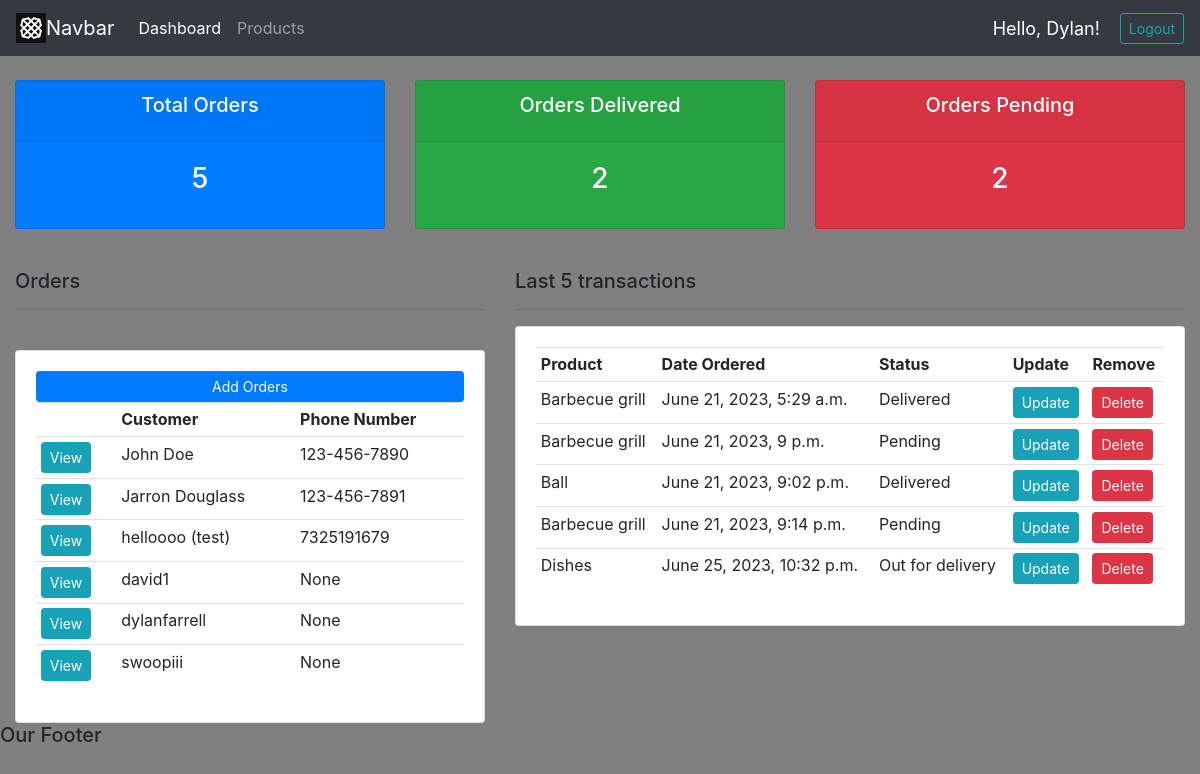
The app's page / (signed in) with its own data.
### accounts/models.py (models this page shows, shortened)
class Customer(models.Model):
	user = models.OneToOneField(User, null=True, blank=True, on_delete=models.CASCADE)
	name = models.CharField(max_length=200, null=True)
	phone = models.CharField(max_length=200, null=True)
	email = models.CharField(max_length=200, null=True)
	profile_pic = models.ImageField(default="profile1.png", null=True, blank=True)
	date_created = models.DateTimeField(auto_now_add=True, null=True)

class Order(models.Model):
	STATUS = (
			('Pending', 'Pending'),
			('Out for delivery', 'Out for delivery'),
			('Delivered', 'Delivered'),
			)
	customer = models.ForeignKey(Customer, null=True, on_delete= models.SET_NULL)
	product = models.ForeignKey(Product, null=True, on_delete= models.SET_NULL)
	date_created = models.DateTimeField(auto_now_add=True, null=True)
	status = models.CharField(max_length=200, null=True, choices=STATUS)
	note = models.CharField(max_length=1000, null=True)

class Product(models.Model):
	CATEGORY = (
			('Indoor', 'Indoor'),
			('Out Door', 'Out Door'),
			)
	name = models.CharField(max_length=200, null=True)
	price = models.FloatField(null=True)
	category = models.CharField(max_length=200, null=True, choices=CATEGORY)
	description = models.CharField(max_length=200, null=True, blank=True)
	date_created = models.DateTimeField(auto_now_add=True, null=True)
	tags = models.ManyToManyField(Tag)
	def __str__(self):
		return self.name

### accounts/decorators.py (the view)
	def wrapper_function(request, *args, **kwargs):
		group = None
		if request.user.groups.exists():
			group = request.user.groups.all()[0].name
		if group == 'customer':
			return redirect('user-page')
		if group == 'admin':
			return view_func(request, *args, **kwargs)

### accounts/views.py (called while the page is built)
@login_required(login_url='login')
@admin_only
def home(request):
	orders = Order.objects.all()
	customers = Customer.objects.all()
	total_customers = customers.count()
	total_orders = orders.count()
	delivered = orders.filter(status='Delivered').count()
	pending = orders.filter(status='Pending').count()
	context = {'orders':orders, 'customers':customers,
	'total_orders':total_orders,'delivered':delivered,
	'pending':pending }
	return render(request, 'accounts/dashboard.html', context)

### accounts/templates/accounts/dashboard.html
{% extends 'accounts/main.html'%}
{% block content %}
{% include 'accounts/status.html' %}
<br>
<div class="row">
    <div class = "col-md-5">
        <h5>Orders</h5>
        <hr>
        <br>
            <div class="card card-body">
                <a class="btn btn-primary btn-sm btn-block" href="">Add Orders</a>
            <table class="table table-sm">
                <tr>
                    <th></th>
                    <th>
                        Customer
                    </th>
                    <th>
                        Phone Number
                    </th>
                    </tr>
                    {% for customer in customers %}
                    <tr>
                        <td><a class="btn btn-sm btn-info" href="{% url 'customer' customer.id %}">View</a></td>
                        <td>{{customer.name}}</td>
                        <td>{{customer.phone}}</td>
                    </tr>
                    {% endfor %}
            </table>
            </div>
          </div>
<div class="col-md-7">
    <h5>Last 5 transactions</h5>
    <hr>
    <div class="card card-body">
        <table class="table table-sm">
            <tr>
                <th>Product</th>
                <th>Date Ordered</th>
                <th>Status</th>
                <th>Update</th>
                <th>Remove</th>
            </tr>
            {% for order in orders %}
                    <tr>
                        <td>{{order.product}}</td>
                        <td>{{order.date_created}}</td>
                        <td>{{order.status}}</td>
                        <td><a class="btn btn-sm btn-info" href="{% url 'update_order' order.id %}">Update</a></td>
                        <td><a class="btn btn-sm btn-danger" href="{% url 'delete_order' order.id %}">Delete</a></td>
                    </tr>
                    {% endfor %}
        </table>
</div>
</div>
{% endblock %}

### accounts/templates/accounts/main.html (shortened to what this page needs)
{% load static %}
<!DOCTYPE html>
<html lang="en">
    <head>
        <link rel="stylesheet" href="https://cdn.jsdelivr.net/npm/bootstrap@4.3.1/dist/css/bootstrap.min.css">
        <link rel="stylesheet" type="text/css" href="{% static '/css/main.css' %}">
    </head>
    <body>
        {% include 'accounts/navbar.html' %}
        <div class="container-fluid">
        {% block content %}
        {% endblock %}
        <h5>Our Footer</h5>
    </body>
</html>

### accounts/templates/accounts/navbar.html (shortened to what this page needs)
 {% load static %}
 <nav class="navbar navbar-expand-lg navbar-dark bg-dark">
    <img src="{% static '/images/logo.jpeg' %}" width="30" height="30" class="d-inline-block align-top" alt="">
    <a class="navbar-brand" href="#">Navbar</a>
    <div class="collapse navbar-collapse" id="navbarNavDropdown">
      <ul class="navbar-nav">
        {% if request.user.is_staff %}
        <li class="nav-item active">
          <a class="nav-link" href="{% url 'home' %}">Dashboard <span class="sr-only">(current)</span></a>
        </li>
        <li class="nav-item">
          <a class="nav-link" href="{% url 'products' %}" onclick="">Products</a>
        </li>
        {% else %}
        <li class="nav-item">
          <a class="nav-link" href="{% url 'account' %}">Settings</a>
        </li>
        {% endif %}
      </ul>
    </div>
    <span class="hello-msg">
      Hello, {{request.user}}!
    </span>
    <span>
      <a class="btn btn-outline-info btn-sm" href="{% url 'logout' %}">Logout</a>
    </span>
  </nav>

### accounts/templates/accounts/status.html
<br>
    <div class="row">
    <div class="col">
        <div class="card text-center text-white mb-3" id="total-orders">
            <div class="card-header">
                <h5 class="card-title">Total Orders</h5>
                </div>
        <div class="card-body">
            <h3 class="card-title">{{total_orders}}</h3>
            </div>
        </div>
    </div>
    <div class="col">
        <div class="card text-center text-white mb-3" id="orders-delivered">
            <div class="card-header">
                <h5 class="card-title">Orders Delivered</h5>
            </div>
            <div class="card-body">
                <h3 class="card-title">{{delivered}}</h3>
            </div>
        </div>
    </div>
    <div class="col">
        <div class="card text-center text-white mb-3" id="orders-pending">
            <div class="card-header">
                <h5 class="card-title">Orders Pending</h5>
            </div>
            <div class="card-body">
                <h3 class="card-title">{{pending}}</h3>
            </div>
        </div>
    </div>
</div>

### static/css/main.css (style rules this page uses)
body { background-color: gray; }
#total-orders { background-color: #007bff; }
#orders-delivered { background-color: #28a745; }
#orders-pending { background-color: #dc3545; }

### accounts/templates/accounts/navbar.html (style rules this page uses)
.hello-msg { font-size: 18px; color: white; margin-right: 20px; }

### records on screen
Customer: name "John Doe", phone "123-456-7890"
Customer: name "Jarron Douglass", phone "123-456-7891"
Customer: name "helloooo (test)", phone "7325191679"
Customer: name "david1", phone "None"
Customer: name "dylanfarrell", phone "None"
Customer: name "swoopiii", phone "None"
Order: product "Barbecue grill", date_created "June 21, 2023, 5:29 a.m.", status "Delivered"
Order: product "Barbecue grill", date_created "June 21, 2023, 9 p.m.", status "Pending"
Order: product "Ball", date_created "June 21, 2023, 9:02 p.m.", status "Delivered"
Order: product "Barbecue grill", date_created "June 21, 2023, 9:14 p.m.", status "Pending"
Order: product "Dishes", date_created "June 25, 2023, 10:32 p.m.", status "Out for delivery"

### other values on screen
{{ request.user }} "Dylan"
{{ total_orders }} "5"
{{ delivered }} "2"
{{ pending }} "2"
